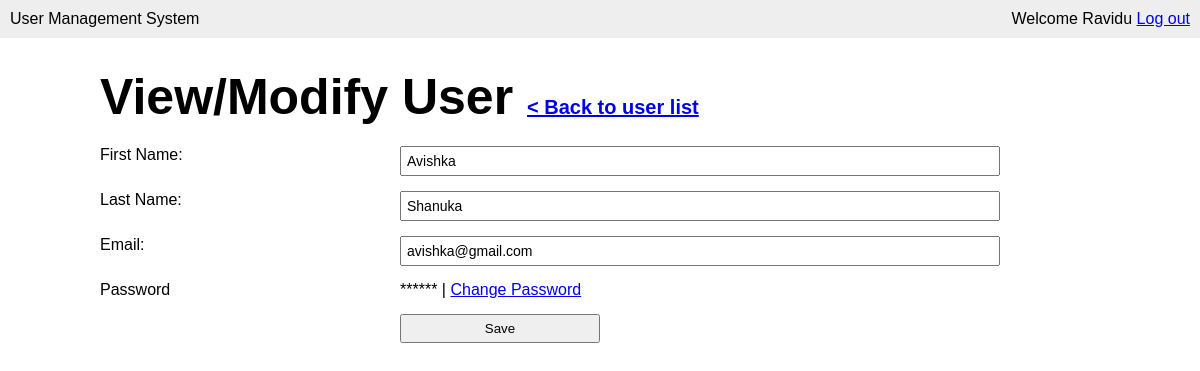
The app's page /modify-user.php?user_id=4 (signed in) with its own data.
### tables this page shows
CREATE TABLE `user` (
  `id` int(11) NOT NULL,
  `first_name` varchar(50) NOT NULL,
  `last_name` varchar(50) NOT NULL,
  `email` varchar(50) NOT NULL,
  `password` varchar(50) NOT NULL,
  `last_login` datetime NOT NULL,
  `is_deleted` tinyint(1) NOT NULL
);

### modify-user.php (the view, shortened to what this page needs)
<?php require_once ('inc/connection.php'); ?>
<?php
	$user_id = '';
	$first_name = '';
	$last_name = '';
	$email = '';
	if (isset($_GET['user_id'])){
		$user_id = mysqli_real_escape_string($connection, $_GET['user_id'] );
		$query = "SELECT * FROM user WHERE id = {$user_id} LIMIT 1 ";
		$result_set = mysqli_query($connection, $query);
		if ($result_set){
			if (mysqli_num_rows($result_set) == 1){
				$result = mysqli_fetch_assoc($result_set);
				$first_name = $result['first_name'];
				$last_name = $result['last_name'];
				$email = $result['email'];
			}else{
				header('Location: users.php?err=user_not_found');
			}
		} else{
			header('Location: users.php?err=query_faild');
		}
	}
 ?>
<!DOCTYPE html>
<html>
<head>
	<link rel="stylesheet" href="css/main.css">
</head>
<body>
	<header>
		<div class="appname">User Management System</div>
		<div class="loggedin">Welcome <?php echo $_SESSION['first_name']; ?> <a href="logout.php">Log out </a> </div>
	</header>
	<main>
		<h1>View/Modify User <span><a href="users.php">< Back to user list </a></span>  </h1>
		<form action="modify-user.php" method="post" class="userform">
			<p>
				<label for="">First Name:</label>
				<input type="text" name="first_name" <?php echo 'value="' .$first_name . '"'; ?> >
			</p>
			<p>
				<label for="">Last Name:</label>
				<input type="text" name="last_name" <?php echo 'value="' .$last_name . '"'; ?> >
			</p>
			<p>
				<label for="">Email:</label>
				<input type="email" name="email" <?php echo 'value="' .$email . '"'; ?> >
			</p>
			<p>
				<label for="">Password</label>
				<span>******</span> | <a href="change-password.php?user_id=<?php echo $user_id; ?>">Change Password</a>
			</p>
			<p>
				<label for="">&nbsp;</label>
				<button type="submit" name="submit">Save</button>
			</p>
		</form>
	</main>
</body>
</html>

### css/main.css (style rules this page uses)
* { margin: 0; }
body { font-family: Arial,"Helvetica", Helvetica, sans-serif; font-size: 16px; }
p { margin-bottom: 15px; }
input { display: block; width: 100%; padding: 5px; box-sizing: border-box; font-size: 14px; }
button { width: 100%; padding: 5px; box-sizing: border-box; }
header { background: #eee; overflow: auto; padding: 10px; }
header .appname { float: left; }
header .loggedin { float: right; }
main { width: 1000px; margin: 30px auto; }
main h1 { margin-bottom: 20px; font-size: 50px; }
main h1 span { font-size: 20px; }
form.userform label { width: 30%; float: left; }
form.userform input { width: 60%; }
form.userform button { width: 200px; }

### records on screen
user: first_name "Avishka", last_name "Shanuka", email "avishka@gmail.com"

### other values on screen
$_SESSION['first_name'] "Ravidu"
